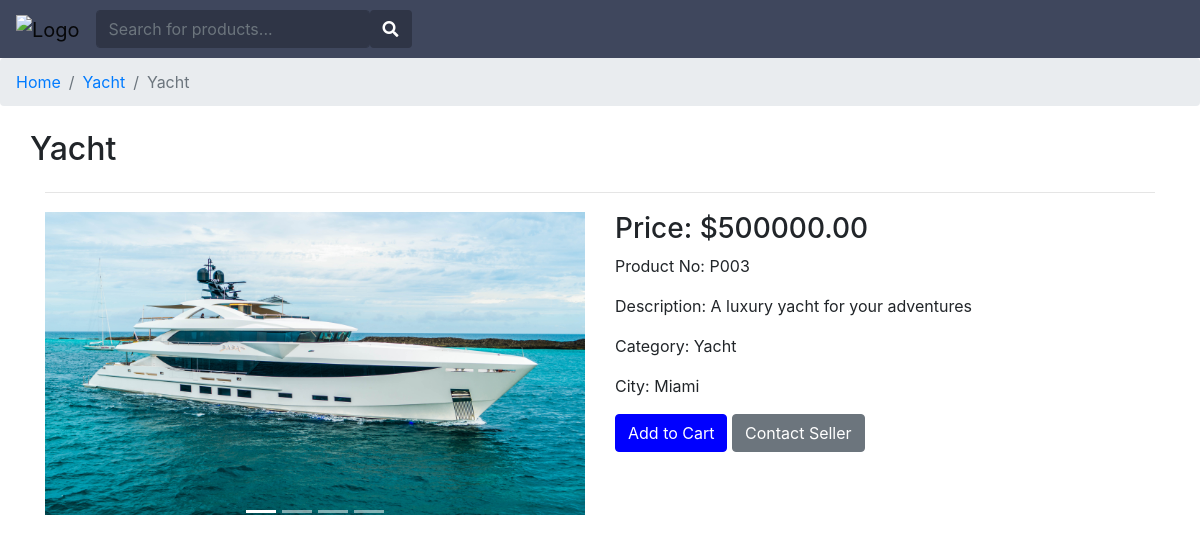
Page /product/3/ on the committed database.
### ecommerce_app/models.py (models this page shows, shortened)
class Product(models.Model):
    product_no = models.CharField(max_length=10)
    name = models.CharField(max_length=255, default='Ürün Adı')
    description = models.TextField()
    price = models.DecimalField(max_digits=10, decimal_places=2)
    image = models.ImageField(upload_to='products/')
    category = models.CharField(max_length=50)
    created_at = models.DateTimeField(auto_now_add=True)
    city = models.CharField(max_length=50, default='İstanbul')

### ecommerce_app/views.py (the view)
# urls.py: path('product/<int:product_id>/', views.product_detail, name='product_detail'),
def product_detail(request, product_id):
    product = get_object_or_404(Product, pk=product_id)
    categories_with_counts = Product.objects.values('category').annotate(count=Count('category')).order_by('-count')[:5]
    return render(request, 'product_detail.html', {'product': product, 'categories_with_counts': categories_with_counts})

### ecommerce_app/templates/product_detail.html (shortened to what this page needs)
<!DOCTYPE html>
<html lang="en">
<head>
    <link rel="stylesheet" href="https://stackpath.bootstrapcdn.com/bootstrap/4.5.2/css/bootstrap.min.css">
</head>
<body>
<nav class="navbar navbar-expand-lg navbar-light" style="background-color: #3f475d;">
    {% load static %}
    <a class="navbar-brand" href="/"><img src="/static/images/logo.png" alt="Logo" width="200" height="50"></a>
    <ul class="navbar-nav mr-auto">
        <li class="nav-item">
            <form action="{% url 'home' %}" method="GET" class="form-inline search-form">
                <input type="text" name="q" class="form-control" placeholder="Search for products..." value="{{ query }}" style="background-color: #2f3546; border-color: #2f3546;">
                <button type="submit" class="btn" style="background-color: #2f3546;">
                    <i class="fas fa-search" style="color: #ffffff;"></i>
                </button>
            </form>
        </li>
    </ul>
</nav>
<nav aria-label="breadcrumb">
    <ol class="breadcrumb">
        <li class="breadcrumb-item"><a href="/">Home</a></li>
        <li class="breadcrumb-item"><a href="{% url 'category_search' product.category %}">{{ product.category }}</a></li>
        <li class="breadcrumb-item active" aria-current="page">{{ product.name }}</li>
    </ol>
</nav>
<div class="container mt-4">
    <div class="row">
        <h2>{{ product.name }}</h2>
    </div>
    <hr style="height: 3px;"/>
    <div class="row">
        <div class="col-md-6">
            <img src="/{{ product.image }}" class="img-fluid" alt="2023 BMW 320i M SPORT BROOKLYN GRİ 21.000 KM %20KDV">
            <div id="carouselExampleIndicators" class="carousel slide mt-4" data-ride="carousel">
                <ol class="carousel-indicators">
                  <li data-target="#carouselExampleIndicators" data-slide-to="0" class="active"></li>
                  <li data-target="#carouselExampleIndicators" data-slide-to="1"></li>
                  <li data-target="#carouselExampleIndicators" data-slide-to="2"></li>
                  <li data-target="#carouselExampleIndicators" data-slide-to="3"></li>
                </ol>
              </div>
        </div>
        <div class="col-md-6">
            <h3>Price: ${{ product.price }}</h3>
            <p>Product No: {{ product.product_no }}</p>
            <p>Description: {{ product.description }}</p>
            <p>Category: {{ product.category }}</p>
            <p>City: {{ product.city }}</p>
            <button class="btn btn-primary"  style="background-color: blue; border-color: blue;">Add to Cart</button>
            <button type="button" class="btn btn-secondary" data-toggle="modal" data-target="#contactModal">
                Contact Seller
              </button>
        </div>
    </div>
</div>
<link rel="stylesheet" href="https://cdnjs.cloudflare.com/ajax/libs/font-awesome/5.14.0/css/all.min.css" />
</body>
</html>

### rows in the picture
Product: category "Yacht", name "Yacht", image (picture), price "500000.00", product_no "P003", description "A luxury yacht for your adventures", city "Miami"
